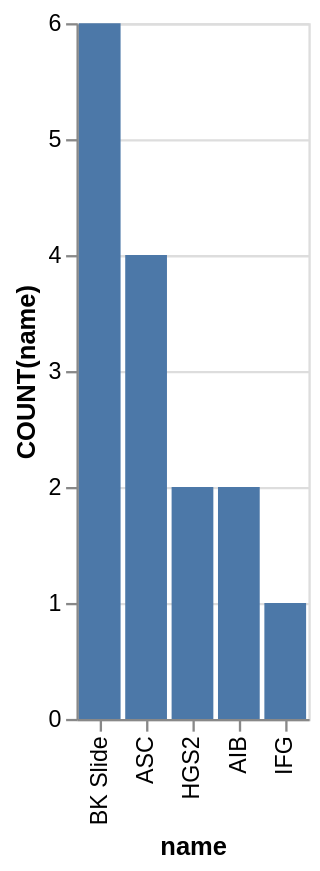

Express this chart as Vega-Lite.
### Vega-Lite specification from a JSON file in a GitHub repository (floating-point values rounded to 4 significant figures)
{"data": {"values": [{"x_data": "BK Slide", "y_data": 6}, {"x_data": "ASC", "y_data": 4}, {"x_data": "HGS2", "y_data": 2}, {"x_data": "AIB", "y_data": 2}, {"x_data": "IFG", "y_data": 1}]}, "mark": "bar", "encoding": {"x": {"field": "x_data", "type": "nominal", "title": "name", "sort": {"op": "sum", "field": "y_data", "order": "descending"}}, "y": {"field": "y_data", "type": "quantitative", "title": "COUNT(name)"}}}
